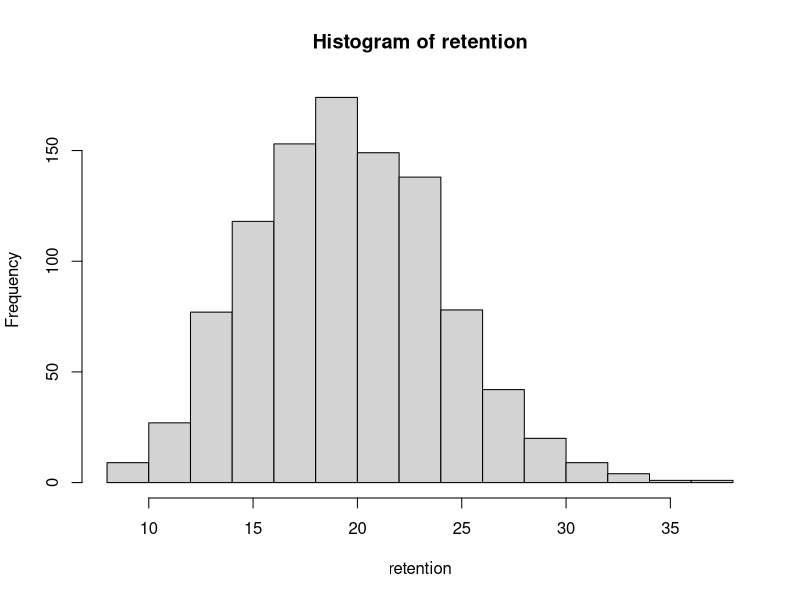
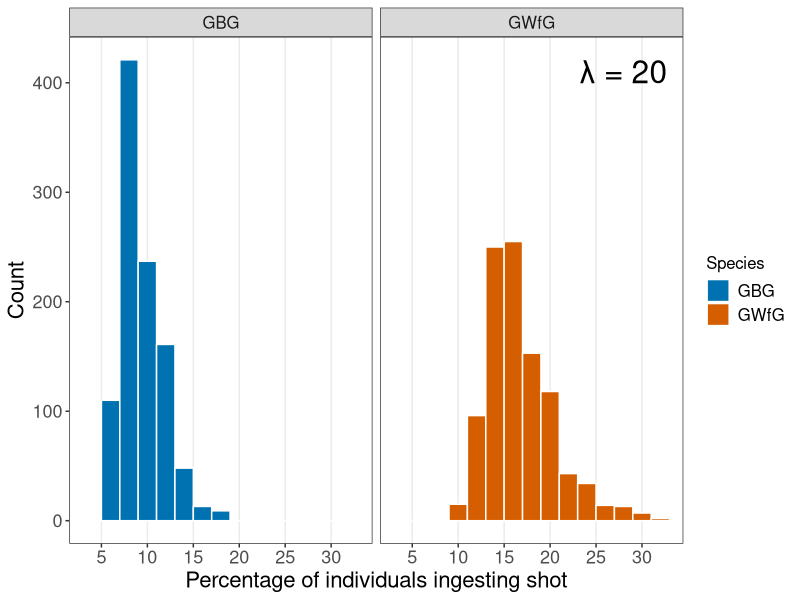
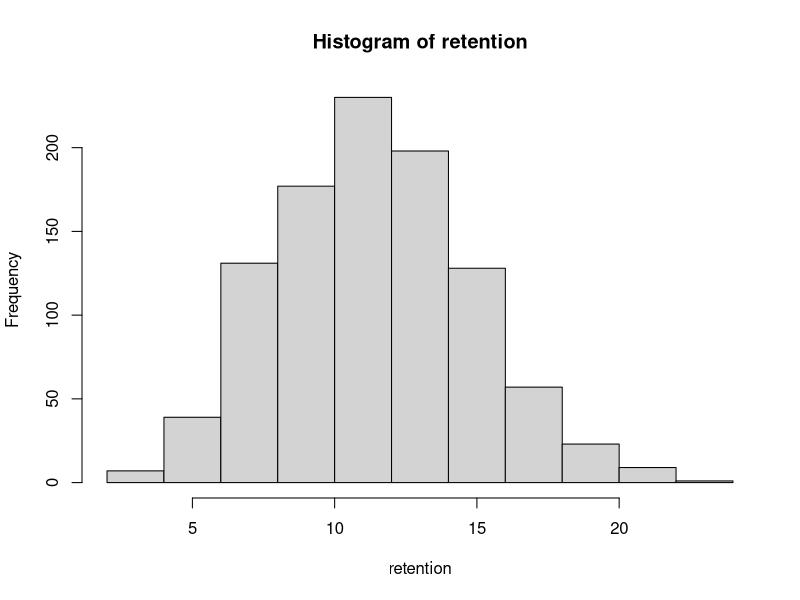
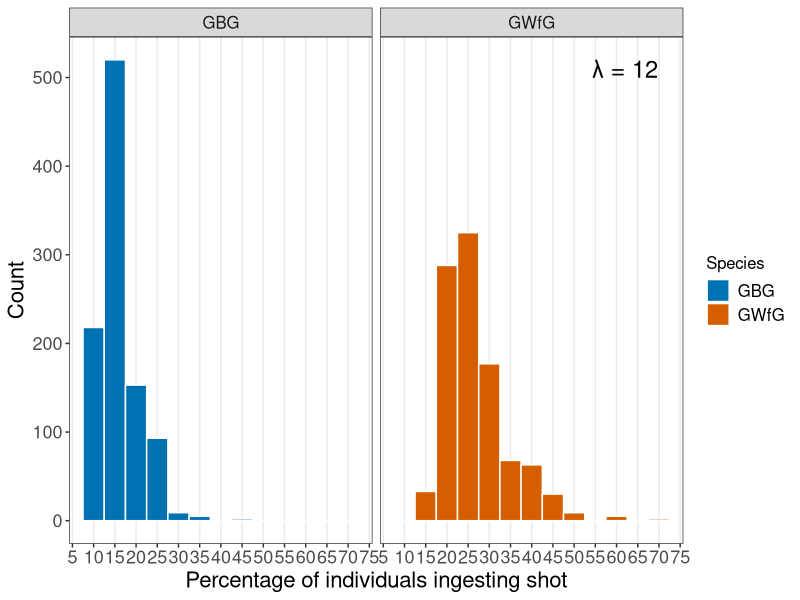
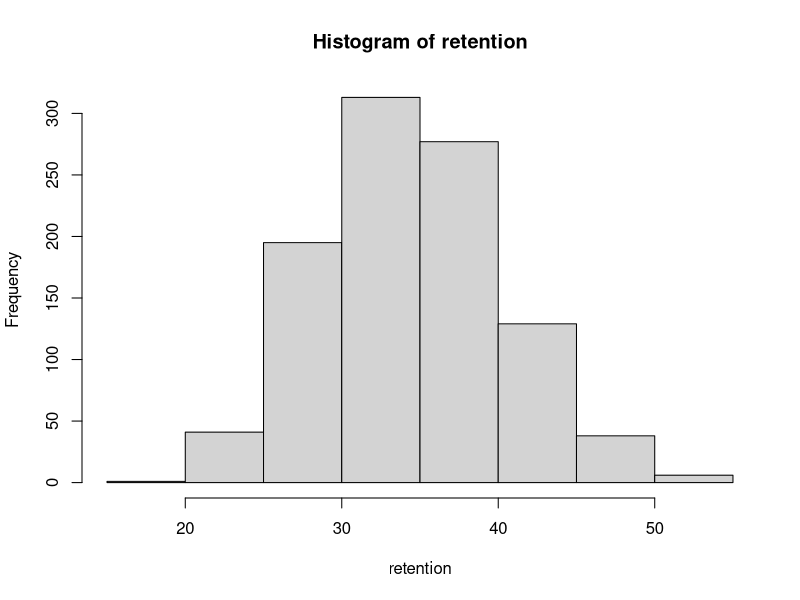
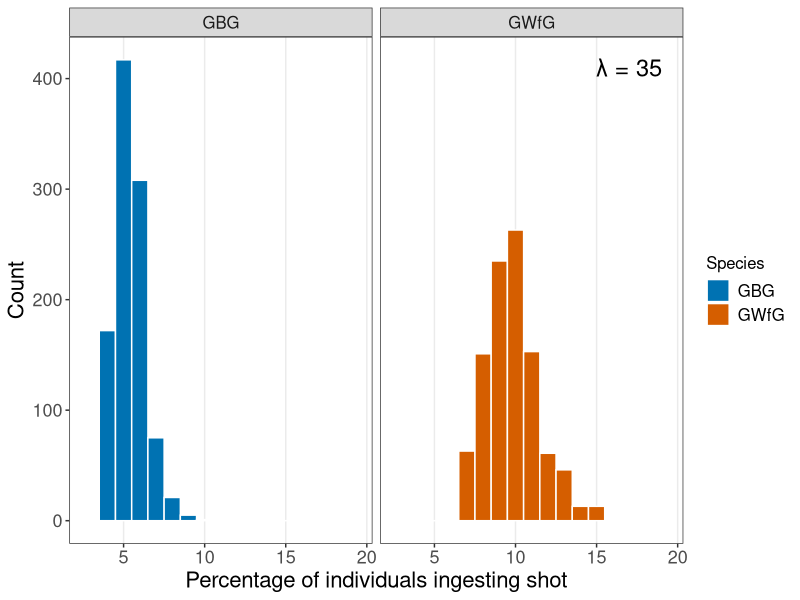
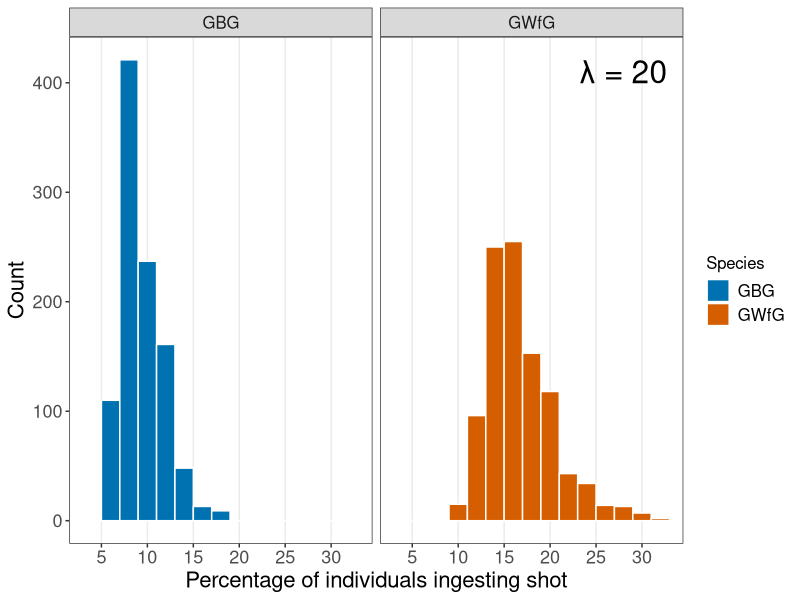

The R script that drew these images, in order:
## Luke Ozsanlav-Harris

## create a distribution of the percentage of birds exposed to lead within a single winter
## Simulate retention time from a poisson distribution

## packages required
library(ggplot2)


## These are the proportion of bird that we identified shot in
GBG_prev <- (6/482)
GWfG_prev <- (6/260)



#-------------------------------#
#### RUN FOR 20 DAYS AVERAGE ####
#-------------------------------#

## create sample of retention time
set.seed(121)
retention <- rpois(1000,20) # need to stop this going below zero
hist(retention) # histogram of retention times
max(retention) # max value, Should be about 36

## Now work out the multiplication factor
## 150 is the number of days in a winter period
factor <- 150/retention

## Now extrapolate up the instantaneous prevalence rate for a whole winter
## the factor is a power here to account for the fact that some individuals will ingest lead twice
GBG_exposure <- (1-(1-(GBG_prev))^(factor))*100
GWfG_exposure <- (1-(1-(GWfG_prev))^(factor))*100

## Calculate the mean and sd of retention times
mean(GBG_exposure);sd(GBG_exposure)
mean(GWfG_exposure);sd(GWfG_exposure)

## make into a data frame for plotting
GBG_exposure <- as.data.frame(GBG_exposure)
colnames(GBG_exposure) [1] <- "Exposure"
GBG_exposure$Species <- "GBG"
GBG_exposure$col <- "#D55E00"
GWfG_exposure <- as.data.frame(GWfG_exposure)
colnames(GWfG_exposure) [1] <- "Exposure"
GWfG_exposure$Species <- "GWfG"
GWfG_exposure$col <- "#0072B2"
All_exposure <- rbind(GBG_exposure, GWfG_exposure)


## Now plot the distributions
ggplot(data = All_exposure) +
  geom_histogram(aes(Exposure, fill = Species), binwidth = 2, colour = "white") +
  facet_wrap(~Species) +
  theme_bw() +
  xlab("Percentage of individuals ingesting shot") + ylab("Count") + 
  scale_fill_manual(values=c("#0072B2", "#D55E00")) +
  scale_x_continuous(breaks = seq(0,35, 5)) +
  theme(panel.grid.major.y = element_blank(), panel.grid.minor.y = element_blank(), 
        axis.text=element_text(size=13), axis.title=element_text(size=16), 
        plot.title = element_text(size=14, face="bold"), legend.text=element_text(size=12), legend.title=element_text(size=12),
        panel.grid.minor.x = element_blank(), strip.text.x = element_text(size = 12)) +
  geom_text(data = data.frame(x = 28, y = 410, label = "λ = 20", Species = "GWfG"), 
            aes(x = x, y = y, label = label), size = 8)

## save the ggplot
ggsave("Outputs/Plots/Percentage of individuals ingesting lead over a winter.png", 
       width = 28, height = 22, units = "cm")




#-------------------------------#
#### RUN FOR 12 DAYS AVERAGE ####
#-------------------------------#

## create sample of retention time
set.seed(121)
retention <- rpois(1000,12) # need to stop this going below zero
hist(retention) # histogram of retention times
max(retention) # max value, Should be about 36

## Now work out the multiplication factor
## 150 is the number of days in a winter period
factor <- 150/retention

## Now extrapolate up the instantaneous prevalence rate for a whole winter
## the factor is a power here to account for the fact that some individuals will ingest lead twice
GBG_exposure <- (1-(1-(GBG_prev))^(factor))*100
GWfG_exposure <- (1-(1-(GWfG_prev))^(factor))*100

## Calculate the mean and sd of retention times
mean(GBG_exposure);sd(GBG_exposure)
mean(GWfG_exposure);sd(GWfG_exposure)

## make into a data frame for plotting
GBG_exposure <- as.data.frame(GBG_exposure)
colnames(GBG_exposure) [1] <- "Exposure"
GBG_exposure$Species <- "GBG"
GBG_exposure$col <- "#D55E00"
GWfG_exposure <- as.data.frame(GWfG_exposure)
colnames(GWfG_exposure) [1] <- "Exposure"
GWfG_exposure$Species <- "GWfG"
GWfG_exposure$col <- "#0072B2"
All_exposure <- rbind(GBG_exposure, GWfG_exposure)


## Now plot the distributions
ggplot(data = All_exposure) +
  geom_histogram(aes(Exposure, fill = Species), binwidth = 5, colour = "white") +
  facet_wrap(~Species) +
  theme_bw() +
  xlab("Percentage of individuals ingesting shot") + ylab("Count") + 
  scale_fill_manual(values=c("#0072B2", "#D55E00")) +
  scale_x_continuous(breaks = seq(0,90, 5)) +
  theme(panel.grid.major.y = element_blank(), panel.grid.minor.y = element_blank(), 
        axis.text=element_text(size=13), axis.title=element_text(size=16), 
        plot.title = element_text(size=14, face="bold"), legend.text=element_text(size=12), legend.title=element_text(size=12),
        panel.grid.minor.x = element_blank(), strip.text.x = element_text(size = 12)) +
  geom_text(data = data.frame(x = 62, y = 510, Species = "GWfG", label = "λ = 12"), 
            aes(x = x, y = y, label = label), size = 6)







#-------------------------------#
#### RUN FOR 35 DAYS AVERAGE ####
#-------------------------------#

## create sample of retention time
set.seed(121)
retention <- rpois(1000,35) # need to stop this going below zero
hist(retention) # histogram of retention times
max(retention) # max value, Should be about 36

## Now work out the multiplication factor
## 150 is the number of days in a winter period
factor <- 150/retention

## Now extrapolate up the instantaneous prevalence rate for a whole winter
## the factor is a power here to account for the fact that some individuals will ingest lead twice
GBG_exposure <- (1-(1-(GBG_prev))^(factor))*100
GWfG_exposure <- (1-(1-(GWfG_prev))^(factor))*100

## Calculate the mean and sd of retention times
mean(GBG_exposure);sd(GBG_exposure)
mean(GWfG_exposure);sd(GWfG_exposure)

## make into a data frame for plotting
GBG_exposure <- as.data.frame(GBG_exposure)
colnames(GBG_exposure) [1] <- "Exposure"
GBG_exposure$Species <- "GBG"
GBG_exposure$col <- "#D55E00"
GWfG_exposure <- as.data.frame(GWfG_exposure)
colnames(GWfG_exposure) [1] <- "Exposure"
GWfG_exposure$Species <- "GWfG"
GWfG_exposure$col <- "#0072B2"
All_exposure <- rbind(GBG_exposure, GWfG_exposure)


## Now plot the distributions
ggplot(data = All_exposure) +
  geom_histogram(aes(Exposure, fill = Species), binwidth = 1, colour = "white") +
  facet_wrap(~Species) +
  theme_bw() +
  xlab("Percentage of individuals ingesting shot") + ylab("Count") + 
  scale_fill_manual(values=c("#0072B2", "#D55E00")) +
  scale_x_continuous(breaks = seq(0,35, 5)) +
  theme(panel.grid.major.y = element_blank(), panel.grid.minor.y = element_blank(), 
        axis.text=element_text(size=13), axis.title=element_text(size=16), 
        plot.title = element_text(size=14, face="bold"), legend.text=element_text(size=12), legend.title=element_text(size=12),
        panel.grid.minor.x = element_blank(), strip.text.x = element_text(size = 12)) +
  geom_text(data = data.frame(x = 17, y = 410, label = "λ = 35", Species = "GWfG"), 
            aes(x = x, y = y, label = label), size = 6)



